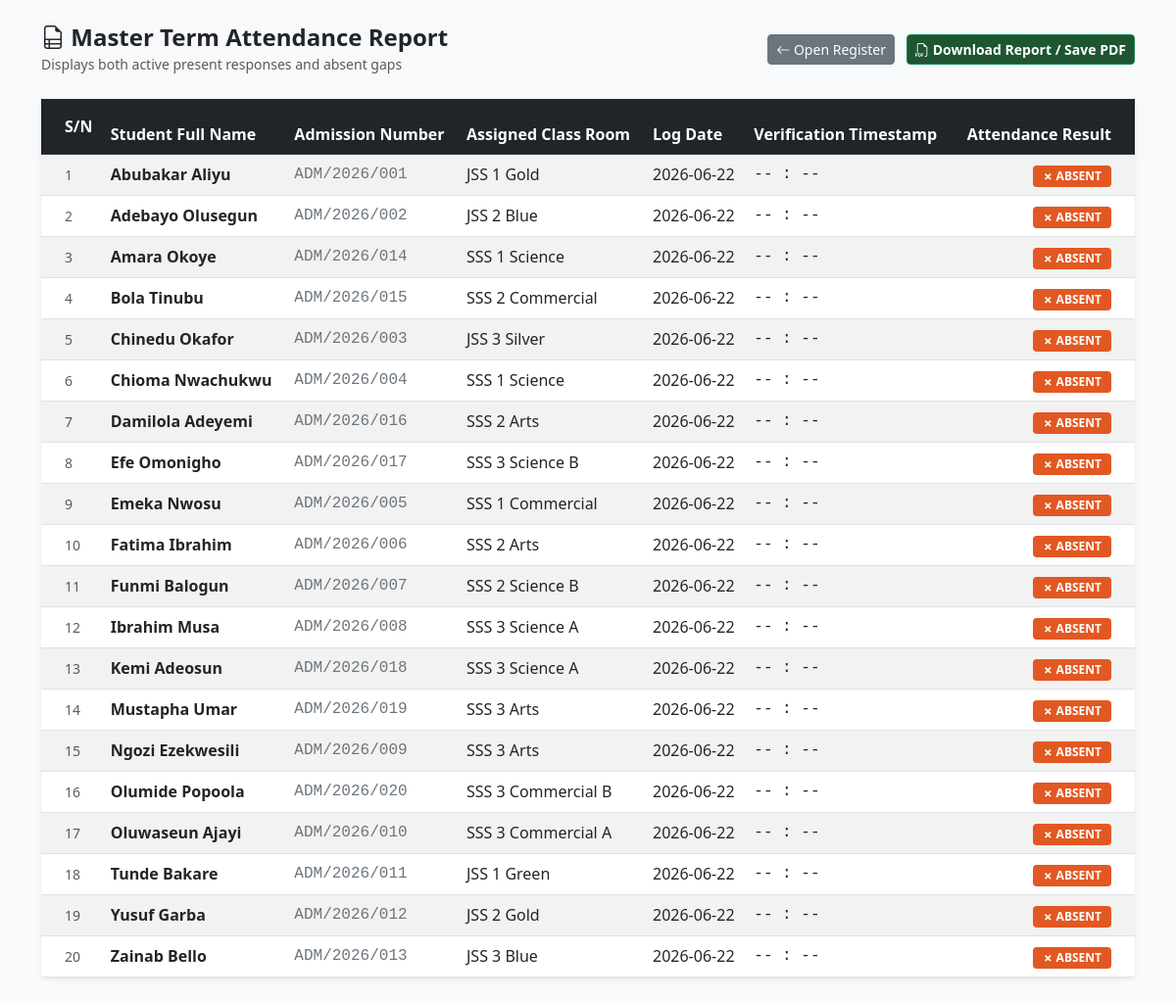
/report (signed in), run on the app's committed database.
### tables this page shows
CREATE TABLE Students (
        admission_no TEXT PRIMARY KEY,
        name TEXT NOT NULL,
        class_arm TEXT NOT NULL,
        fingerprint_id TEXT UNIQUE NOT NULL
    );

### app.py (the view)
@app.route('/report')
def report():
    if 'user' not in session:
        return redirect(url_for('login'))
    conn = get_db()
    date_today = datetime.now().strftime("%Y-%m-%d")
    all_students = conn.execute('SELECT * FROM Students ORDER BY name ASC').fetchall()
    attendance_today = conn.execute('SELECT * FROM Attendance WHERE date = ?', (date_today,)).fetchall()
    present_map = {row['admission_no']: row['time'] for row in attendance_today}
    full_report_ledger = []
    for student in all_students:
        adm_no = student['admission_no']
        if adm_no in present_map:
            status = 'Present'
            time_logged = present_map[adm_no]
        else:
            status = 'Absent'
            time_logged = '-- : --'
        full_report_ledger.append({
            'admission_no': adm_no,
            'name': student['name'],
            'class_arm': student['class_arm'],
            'date': date_today,
            'time': time_logged,
            'status': status
        })
    if not os.environ.get('VERCEL'):
        conn.close()
    return render_template('report.html', logs=full_report_ledger, date_today=date_today)

### app.py (called while the page is built)
def get_db_connection():
    if os.environ.get('VERCEL'):
        conn = sqlite3.connect(':memory:')
    else:
        conn = sqlite3.connect('database.db')
    conn.row_factory = sqlite3.Row
    return conn

def get_db():
    if os.environ.get('VERCEL'):
        return memory_db_holder
    return get_db_connection()

### templates/report.html (shortened to what this page needs)
<!DOCTYPE html>
<html lang="en">
<head>
    <link href="https://cdn.jsdelivr.net/npm/bootstrap@5.3.0/dist/css/bootstrap.min.css" rel="stylesheet">
    <link rel="stylesheet" href="https://cdn.jsdelivr.net/npm/bootstrap-icons@1.11.0/font/bootstrap-icons.css">
</head>
<body class="bg-light p-4">
    <div class="container">
        <div class="d-flex justify-content-between align-items-center mb-4 no-print">
            <div>
                <h4 class="fw-bold m-0 text-dark"><i class="bi bi-file-earmark-ruled"></i> Master Term Attendance Report</h4>
                <small class="text-muted">Displays both active present responses and absent gaps</small>
            </div>
            <div>
                <a href="/dashboard" class="btn btn-sm btn-secondary me-2"><i class="bi bi-arrow-left"></i> Open Register</a>
                <button onclick="window.print()" class="btn btn-sm btn-success bg-school-green fw-bold">
                    <i class="bi bi-filetype-pdf"></i> Download Report / Save PDF
                </button>
            </div>
        </div>
        <div class="card shadow-sm border-0">
            <div class="card-body p-0">
                <table class="table table-striped table-hover align-middle mb-0">
                    <thead class="table-dark">
                        <tr>
                            <th class="ps-4 py-3">S/N</th>
                            <th>Student Full Name</th>
                            <th>Admission Number</th>
                            <th>Assigned Class Room</th>
                            <th>Log Date</th>
                            <th>Verification Timestamp</th>
                            <th class="pe-4 text-end">Attendance Result</th>
                        </tr>
                    </thead>
                    <tbody>
                        {% for student in logs %}
                        <tr>
                            <td class="ps-4 text-muted small">{{ loop.index }}</td>
                            <td class="fw-bold text-dark">{{ student.name }}</td>
                            <td class="font-monospace text-secondary">{{ student.admission_no }}</td>
                            <td>{{ student.class_arm }}</td>
                            <td>{{ student.date }}</td>
                            <td class="font-monospace">{{ student.time }}</td>
                            <td class="pe-4 text-end">
                                {% if student.status == 'Present' %}
                                    <span class="badge rounded-1 badge-present">✓ PRESENT</span>
                                {% else %}
                                    <span class="badge rounded-1 badge-absent">✗ ABSENT</span>
                                {% endif %}
                            </td>
                        </tr>
                        {% endfor %}
                    </tbody>
                </table>
            </div>
        </div>
    </div>
</body>
</html>

### templates/report.html (style rules this page uses)
.bg-school-green { background-color: #1E5631 !important; }
.badge-absent { background-color: #E25822; color: white; padding: 5px 10px; font-weight: bold; }

### data on the page
Students: name "Abubakar Aliyu", admission_no "ADM/2026/001", class_arm "JSS 1 Gold", date "2026-06-22", time "-- : --"
Students: name "Adebayo Olusegun", admission_no "ADM/2026/002", class_arm "JSS 2 Blue", date "2026-06-22", time "-- : --"
Students: name "Amara Okoye", admission_no "ADM/2026/014", class_arm "SSS 1 Science", date "2026-06-22", time "-- : --"
Students: name "Bola Tinubu", admission_no "ADM/2026/015", class_arm "SSS 2 Commercial", date "2026-06-22", time "-- : --"
Students: name "Chinedu Okafor", admission_no "ADM/2026/003", class_arm "JSS 3 Silver", date "2026-06-22", time "-- : --"
Students: name "Chioma Nwachukwu", admission_no "ADM/2026/004", class_arm "SSS 1 Science", date "2026-06-22", time "-- : --"
Students: name "Damilola Adeyemi", admission_no "ADM/2026/016", class_arm "SSS 2 Arts", date "2026-06-22", time "-- : --"
Students: name "Efe Omonigho", admission_no "ADM/2026/017", class_arm "SSS 3 Science B", date "2026-06-22", time "-- : --"
Students: name "Emeka Nwosu", admission_no "ADM/2026/005", class_arm "SSS 1 Commercial", date "2026-06-22", time "-- : --"
Students: name "Fatima Ibrahim", admission_no "ADM/2026/006", class_arm "SSS 2 Arts", date "2026-06-22", time "-- : --"
Students: name "Funmi Balogun", admission_no "ADM/2026/007", class_arm "SSS 2 Science B", date "2026-06-22", time "-- : --"
Students: name "Ibrahim Musa", admission_no "ADM/2026/008", class_arm "SSS 3 Science A", date "2026-06-22", time "-- : --"
Students: name "Kemi Adeosun", admission_no "ADM/2026/018", class_arm "SSS 3 Science A", date "2026-06-22", time "-- : --"
Students: name "Mustapha Umar", admission_no "ADM/2026/019", class_arm "SSS 3 Arts", date "2026-06-22", time "-- : --"
Students: name "Ngozi Ezekwesili", admission_no "ADM/2026/009", class_arm "SSS 3 Arts", date "2026-06-22", time "-- : --"
Students: name "Olumide Popoola", admission_no "ADM/2026/020", class_arm "SSS 3 Commercial B", date "2026-06-22", time "-- : --"
Students: name "Oluwaseun Ajayi", admission_no "ADM/2026/010", class_arm "SSS 3 Commercial A", date "2026-06-22", time "-- : --"
Students: name "Tunde Bakare", admission_no "ADM/2026/011", class_arm "JSS 1 Green", date "2026-06-22", time "-- : --"
Students: name "Yusuf Garba", admission_no "ADM/2026/012", class_arm "JSS 2 Gold", date "2026-06-22", time "-- : --"
Students: name "Zainab Bello", admission_no "ADM/2026/013", class_arm "JSS 3 Blue", date "2026-06-22", time "-- : --"
